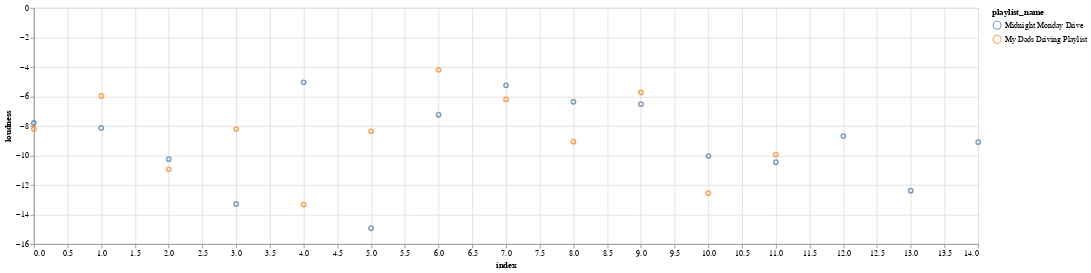

Notebook cell for this chart:
### Code cell
alt.Chart(combined_df).mark_point().encode(
    x=alt.X("index", sort=None),
    y='loudness',
    color="playlist_name",
    tooltip=["artist", "track_name", "playlist_name"]
).properties(
    width=1200
)

### Figure 1 — Vega-Lite specification as saved in the notebook (floating-point values rounded to 4 significant figures)
{"config": {"view": {"continuousWidth": 400, "continuousHeight": 300}}, "data": {"name": "data-3f4bf18080b1e4ad641d687196d587bd"}, "mark": "point", "encoding": {"color": {"type": "nominal", "field": "playlist_name"}, "tooltip": [{"type": "nominal", "field": "artist"}, {"type": "nominal", "field": "track_name"}, {"type": "nominal", "field": "playlist_name"}], "x": {"type": "quantitative", "field": "index", "sort": null}, "y": {"type": "quantitative", "field": "loudness"}}, "width": 1200, "$schema": "https://vega.github.io/schema/vega-lite/v4.8.1.json", "datasets": {"data-3f4bf18080b1e4ad641d687196d587bd": [{"level_0": 0, "index": 0, "artist": "The Parlor Mob", "album": "Dark Hour", "track_name": "Setting With The Sun", "track_id": "38cy2yg41sWM96SKMeGUPL", "danceability": 0.605, "energy": 0.805, "key": 7, "loudness": -7.805, "mode": 1, "speechiness": 0.0467, "instrumentalness": 0.937, "liveness": 0.0846, "valence": 0.534, "tempo": 129.0, "duration_ms": 220413, "time_signature": 4, "playlist_id": "0tjQYEAydt0REulno4PYiC", "playlist_name": "Midnight Monday Drive"}, {"level_0": 1, "index": 1, "artist": "Rich Brian", "album": "The Sailor", "track_name": "Drive Safe", "track_id": "6eDfe957aV4sqGnDhlSikJ", "danceability": 0.635, "energy": 0.312, "key": 7, "loudness": -8.134, "mode": 1, "speechiness": 0.0265, "instrumentalness": 0.0, "liveness": 0.138, "valence": 0.414, "tempo": 98.02, "duration_ms": 240118, "time_signature": 4, "playlist_id": "0tjQYEAydt0REulno4PYiC", "playlist_name": "Midnight Monday Drive"}, {"level_0": 2, "index": 2, "artist": "Russ", "album": "There's Really A Wolf", "track_name": "Ride Slow", "track_id": "6HK4YGOpZr1ost68QP3ul0", "danceability": 0.737, "energy": 0.429, "key": 4, "loudness": -10.25, "mode": 0, "speechiness": 0.0785, "instrumentalness": 0.0, "liveness": 0.104, "valence": 0.147, "tempo": 99.95, "duration_ms": 185400, "time_signature": 4, "playlist_id": "0tjQYEAydt0REulno4PYiC", "playlist_name": "Midnight Monday Drive"}, {"level_0": 3, "index": 3, "artist": "Sam Coury", "album": "wish.", "track_name": "wish.", "track_id": "3eozmuyjtrhpaitBmd1LcE", "danceability": 0.618, "energy": 0.375, "key": 11, "loudness": -13.29, "mode": 0, "speechiness": 0.0417, "instrumentalness": 3.93e-06, "liveness": 0.161, "valence": 0.447, "tempo": 142.0, "duration_ms": 331311, "time_signature": 4, "playlist_id": "0tjQYEAydt0REulno4PYiC", "playlist_name": "Midnight Monday Drive"}, {"level_0": 4, "index": 4, "artist": "Tash Sultana", "album": "Flow State", "track_name": "Cigarettes", "track_id": "4eFTvwsYlTC0b0fjqxmrx7", "danceability": 0.563, "energy": 0.755, "key": 11, "loudness": -5.048, "mode": 0, "speechiness": 0.248, "instrumentalness": 7.59e-05, "liveness": 0.0562, "valence": 0.576, "tempo": 158.0, "duration_ms": 322716, "time_signature": 4, "playlist_id": "0tjQYEAydt0REulno4PYiC", "playlist_name": "Midnight Monday Drive"}, {"level_0": 5, "index": 5, "artist": "Sam Coury", "album": "run!", "track_name": "run!", "track_id": "3baLS9Kc4MdhcnhWh4hDDm", "danceability": 0.593, "energy": 0.513, "key": 4, "loudness": -14.93, "mode": 1, "speechiness": 0.0356, "instrumentalness": 5.93e-05, "liveness": 0.074, "valence": 0.65, "tempo": 150.0, "duration_ms": 252578, "time_signature": 4, "playlist_id": "0tjQYEAydt0REulno4PYiC", "playlist_name": "Midnight Monday Drive"}, {"level_0": 6, "index": 6, "artist": "High Highs", "album": "Cascades", "track_name": "Ocean to City", "track_id": "3lM46J2IddE8ihX7e39w7H", "danceability": 0.555, "energy": 0.77, "key": 4, "loudness": -7.241, "mode": 1, "speechiness": 0.0265, "instrumentalness": 0.318, "liveness": 0.223, "valence": 0.321, "tempo": 131.9, "duration_ms": 271667, "time_signature": 4, "playlist_id": "0tjQYEAydt0REulno4PYiC", "playlist_name": "Midnight Monday Drive"}, {"level_0": 7, "index": 7, "artist": "Magic Man", "album": "Before the Waves", "track_name": "Paris", "track_id": "4EaO2XR7gWaHq8DW7nu1iY", "danceability": 0.472, "energy": 0.881, "key": 2, "loudness": -5.252, "mode": 1, "speechiness": 0.0524, "instrumentalness": 0.0, "liveness": 0.0698, "valence": 0.502, "tempo": 178.9, "duration_ms": 232747, "time_signature": 4, "playlist_id": "0tjQYEAydt0REulno4PYiC", "playlist_name": "Midnight Monday Drive"}, {"level_0": 8, "index": 8, "artist": "Digital Farm Animals", "album": "Tokyo Nights", "track_name": "Tokyo Nights", "track_id": "3TxKtkCNR1yQARsvHxvNnP", "danceability": 0.556, "energy": 0.671, "key": 11, "loudness": -6.366, "mode": 0, "speechiness": 0.0647, "instrumentalness": 0.000377, "liveness": 0.111, "valence": 0.252, "tempo": 105.1, "duration_ms": 243536, "time_signature": 4, "playlist_id": "0tjQYEAydt0REulno4PYiC", "playlist_name": "Midnight Monday Drive"}, {"level_0": 9, "index": 9, "artist": "M83", "album": "Hurry Up, We're Dreaming", "track_name": "Midnight City", "track_id": "1eyzqe2QqGZUmfcPZtrIyt", "danceability": 0.526, "energy": 0.712, "key": 11, "loudness": -6.525, "mode": 0, "speechiness": 0.0356, "instrumentalness": 0.0, "liveness": 0.179, "valence": 0.32, "tempo": 105.0, "duration_ms": 241440, "time_signature": 4, "playlist_id": "0tjQYEAydt0REulno4PYiC", "playlist_name": "Midnight Monday Drive"}, {"level_0": 10, "index": 10, "artist": "Le Youth", "album": "Waves", "track_name": "Waves - OCULA Remix", "track_id": "3IeLJ5OLr0tCHsr7SDnfi8", "danceability": 0.738, "energy": 0.666, "key": 5, "loudness": -10.05, "mode": 0, "speechiness": 0.0377, "instrumentalness": 0.918, "liveness": 0.107, "valence": 0.0676, "tempo": 120.0, "duration_ms": 244000, "time_signature": 4, "playlist_id": "0tjQYEAydt0REulno4PYiC", "playlist_name": "Midnight Monday Drive"}, {"level_0": 11, "index": 11, "artist": "Lane 8", "album": "Little by Little", "track_name": "Stir Me Up", "track_id": "2G3j7EHedVdb4ZEpJpkS5W", "danceability": 0.562, "energy": 0.555, "key": 5, "loudness": -10.46, "mode": 1, "speechiness": 0.0319, "instrumentalness": 0.533, "liveness": 0.129, "valence": 0.118, "tempo": 93.98, "duration_ms": 296170, "time_signature": 4, "playlist_id": "0tjQYEAydt0REulno4PYiC", "playlist_name": "Midnight Monday Drive"}, {"level_0": 12, "index": 12, "artist": "Sultan + Shepard", "album": "Something, Everything", "track_name": "Naama", "track_id": "2CFGJOKqK7pOdGN4Ujg0Ea", "danceability": 0.626, "energy": 0.697, "key": 10, "loudness": -8.689, "mode": 0, "speechiness": 0.0398, "instrumentalness": 0.58, "liveness": 0.111, "valence": 0.0537, "tempo": 120.0, "duration_ms": 332250, "time_signature": 4, "playlist_id": "0tjQYEAydt0REulno4PYiC", "playlist_name": "Midnight Monday Drive"}, {"level_0": 13, "index": 13, "artist": "Le Youth", "album": "Reminders", "track_name": "Feel Around You", "track_id": "7nWvuyjrcLK2QnWAwXBfnv", "danceability": 0.582, "energy": 0.433, "key": 0, "loudness": -12.39, "mode": 1, "speechiness": 0.0382, "instrumentalness": 0.0729, "liveness": 0.114, "valence": 0.128, "tempo": 119.9, "duration_ms": 389020, "time_signature": 4, "playlist_id": "0tjQYEAydt0REulno4PYiC", "playlist_name": "Midnight Monday Drive"}, {"level_0": 14, "index": 14, "artist": "SYML", "album": "Clean Eyes (The Midnight Remix)", "track_name": "Clean Eyes - The Midnight Remix", "track_id": "5OwQwWZwwlRFRejqWPCQnu", "danceability": 0.633, "energy": 0.715, "key": 7, "loudness": -9.102, "mode": 1, "speechiness": 0.0438, "instrumentalness": 0.0578, "liveness": 0.332, "valence": 0.351, "tempo": 87.01, "duration_ms": 232738, "time_signature": 4, "playlist_id": "0tjQYEAydt0REulno4PYiC", "playlist_name": "Midnight Monday Drive"}, {"level_0": 0, "index": 0, "artist": "Lynyrd Skynyrd", "album": "Pronounced' Leh-'Nerd 'Skin-'Nerd", "track_name": "Free Bird", "track_id": "5EWPGh7jbTNO2wakv8LjUI", "danceability": 0.249, "energy": 0.834, "key": 0, "loudness": -8.21, "mode": 1, "speechiness": 0.0577, "instrumentalness": 9.48e-05, "liveness": 0.0924, "valence": 0.338, "tempo": 118.2, "duration_ms": 547107, "time_signature": 4, "playlist_id": "1jPGGXaawH9yUzTZBei5Hi", "playlist_name": "My Dads Driving Playlist"}, {"level_0": 1, "index": 1, "artist": "Creedence Clearwater Revival", "album": "Green River (Expanded Edition)", "track_name": "Bad Moon Rising", "track_id": "20OFwXhEXf12DzwXmaV7fj", "danceability": 0.508, "energy": 0.774, "key": 2, "loudness": -5.973, "mode": 1, "speechiness": 0.0321, "instrumentalness": 4.87e-06, "liveness": 0.063, "valence": 0.942, "tempo": 178.9, "duration_ms": 141600, "time_signature": 4, "playlist_id": "1jPGGXaawH9yUzTZBei5Hi", "playlist_name": "My Dads Driving Playlist"}, {"level_0": 2, "index": 2, "artist": "The Rolling Stones", "album": "The Rolling Stones Singles Collection: The London Years", "track_name": "Sympathy For The Devil", "track_id": "75zMKn5euxQdlkZgu4P42J", "danceability": 0.728, "energy": 0.681, "key": 9, "loudness": -10.94, "mode": 1, "speechiness": 0.221, "instrumentalness": 0.0, "liveness": 0.0559, "valence": 0.578, "tempo": 115.9, "duration_ms": 376800, "time_signature": 4, "playlist_id": "1jPGGXaawH9yUzTZBei5Hi", "playlist_name": "My Dads Driving Playlist"}, {"level_0": 3, "index": 3, "artist": "John Mellencamp", "album": "American Fool", "track_name": "Jack & Diane", "track_id": "43btz2xjMKpcmjkuRsvxyg", "danceability": 0.811, "energy": 0.41, "key": 9, "loudness": -8.214, "mode": 1, "speechiness": 0.0391, "instrumentalness": 6.63e-06, "liveness": 0.0799, "valence": 0.626, "tempo": 104.0, "duration_ms": 254493, "time_signature": 4, "playlist_id": "1jPGGXaawH9yUzTZBei5Hi", "playlist_name": "My Dads Driving Playlist"}, {"level_0": 4, "index": 4, "artist": "Tom Petty", "album": "Full Moon Fever", "track_name": "Free Fallin'", "track_id": "5tVA6TkbaAH9QMITTQRrNv", "danceability": 0.623, "energy": 0.449, "key": 5, "loudness": -13.33, "mode": 1, "speechiness": 0.0253, "instrumentalness": 0.0, "liveness": 0.0613, "valence": 0.572, "tempo": 84.38, "duration_ms": 256000, "time_signature": 4, "playlist_id": "1jPGGXaawH9yUzTZBei5Hi", "playlist_name": "My Dads Driving Playlist"}, {"level_0": 5, "index": 5, "artist": "The Who", "album": "Who's Next (Deluxe Edition)", "track_name": "Baba O'Riley", "track_id": "3qiyyUfYe7CRYLucrPmulD", "danceability": 0.489, "energy": 0.724, "key": 5, "loudness": -8.367, "mode": 1, "speechiness": 0.0352, "instrumentalness": 0.185, "liveness": 0.287, "valence": 0.15, "tempo": 117.3, "duration_ms": 300400, "time_signature": 4, "playlist_id": "1jPGGXaawH9yUzTZBei5Hi", "playlist_name": "My Dads Driving Playlist"}, {"level_0": 6, "index": 6, "artist": "Bruce Springsteen", "album": "Born To Run", "track_name": "Born to Run", "track_id": "6hTcuIQa0sxrrByu9wTD7s", "danceability": 0.27, "energy": 0.944, "key": 4, "loudness": -4.199, "mode": 1, "speechiness": 0.0975, "instrumentalness": 2.05e-05, "liveness": 0.116, "valence": 0.606, "tempo": 146.3, "duration_ms": 269920, "time_signature": 4, "playlist_id": "1jPGGXaawH9yUzTZBei5Hi", "playlist_name": "My Dads Driving Playlist"}, {"level_0": 7, "index": 7, "artist": "Bryan Adams", "album": "Reckless (30th Anniversary / Deluxe Edition)", "track_name": "Summer Of '69", "track_id": "0GONea6G2XdnHWjNZd6zt3", "danceability": 0.508, "energy": 0.834, "key": 2, "loudness": -6.205, "mode": 1, "speechiness": 0.0386, "instrumentalness": 0.0, "liveness": 0.0732, "valence": 0.774, "tempo": 139.1, "duration_ms": 216053, "time_signature": 4, "playlist_id": "1jPGGXaawH9yUzTZBei5Hi", "playlist_name": "My Dads Driving Playlist"}, {"level_0": 8, "index": 8, "artist": "Journey", "album": "Escape (Bonus Track Version)", "track_name": "Don't Stop Believin'", "track_id": "4bHsxqR3GMrXTxEPLuK5ue", "danceability": 0.5, "energy": 0.748, "key": 4, "loudness": -9.072, "mode": 1, "speechiness": 0.0363, "instrumentalness": 0.0, "liveness": 0.447, "valence": 0.514, "tempo": 118.9, "duration_ms": 250987, "time_signature": 4, "playlist_id": "1jPGGXaawH9yUzTZBei5Hi", "playlist_name": "My Dads Driving Playlist"}, {"level_0": 9, "index": 9, "artist": "Kansas", "album": "Leftoverture (Expanded Edition)", "track_name": "Carry on Wayward Son", "track_id": "4DMKwE2E2iYDKY01C335Uw", "danceability": 0.482, "energy": 0.786, "key": 7, "loudness": -5.735, "mode": 1, "speechiness": 0.032, "instrumentalness": 8.88e-05, "liveness": 0.446, "valence": 0.793, "tempo": 126.8, "duration_ms": 323000, "time_signature": 4, "playlist_id": "1jPGGXaawH9yUzTZBei5Hi", "playlist_name": "My Dads Driving Playlist"}, {"level_0": 10, "index": 10, "artist": "John Denver", "album": "The John Denver Collection, Vol. 1: Take Me Home Country Roads", "track_name": "Take Me Home, Country Roads - Rerecorded", "track_id": "2xYlyywNgefLCRDG8hlxZq", "danceability": 0.255, "energy": 0.43, "key": 9, "loudness": -12.56, "mode": 1, "speechiness": 0.0322, "instrumentalness": 1.87e-05, "liveness": 0.188, "valence": 0.546, "tempo": 164.3, "duration_ms": 197813, "time_signature": 4, "playlist_id": "1jPGGXaawH9yUzTZBei5Hi", "playlist_name": "My Dads Driving Playlist"}, {"level_0": 11, "index": 11, "artist": "Paul McCartney", "album": "Pure McCartney (Deluxe Edition)", "track_name": "Live And Let Die", "track_id": "74Qio2ajLFnRgNTXS0J0q4", "danceability": 0.454, "energy": 0.522, "key": 7, "loudness": -9.942, "mode": 1, "speechiness": 0.062, "instrumentalness": 0.00153, "liveness": 0.0955, "valence": 0.202, "tempo": 124.7, "duration_ms": 194613, "time_signature": 4, "playlist_id": "1jPGGXaawH9yUzTZBei5Hi", "playlist_name": "My Dads Driving Playlist"}]}}
